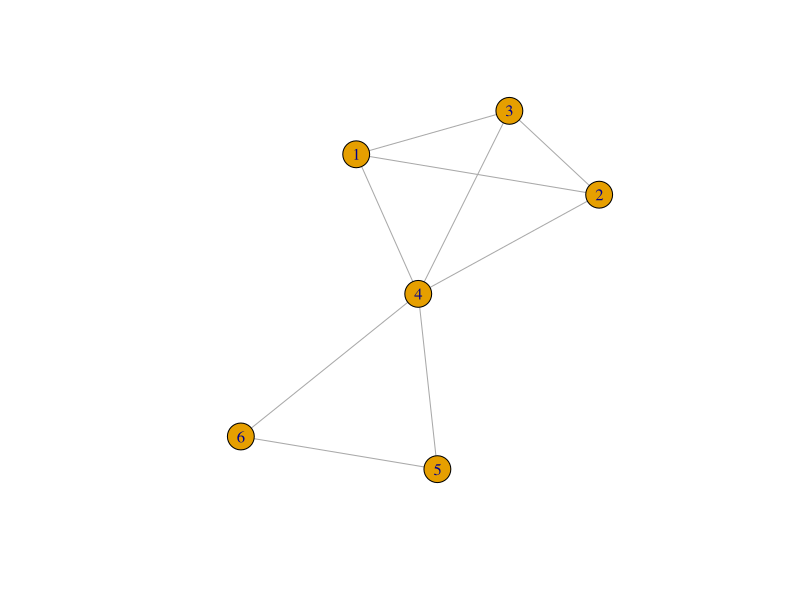
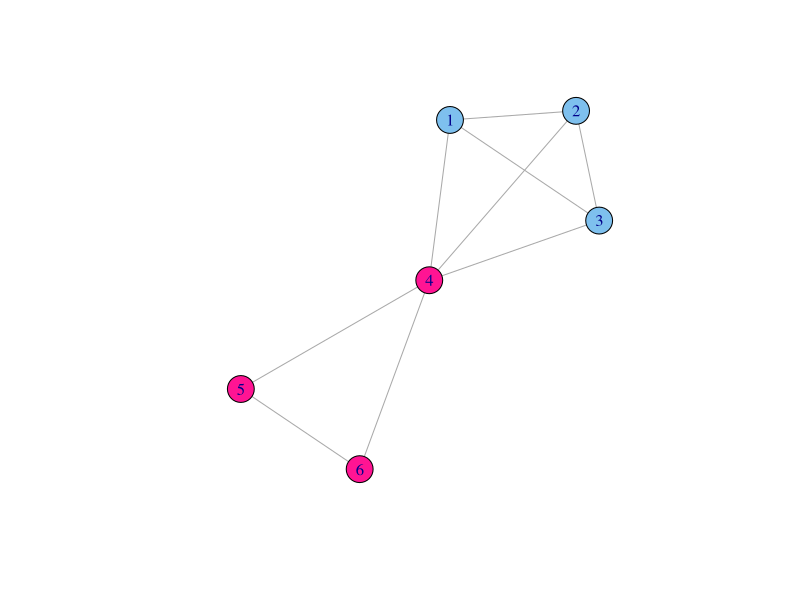
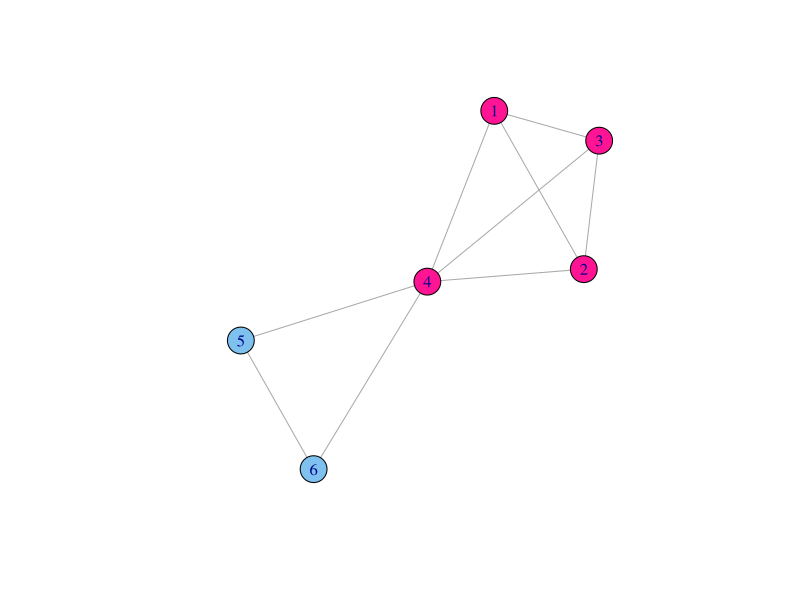
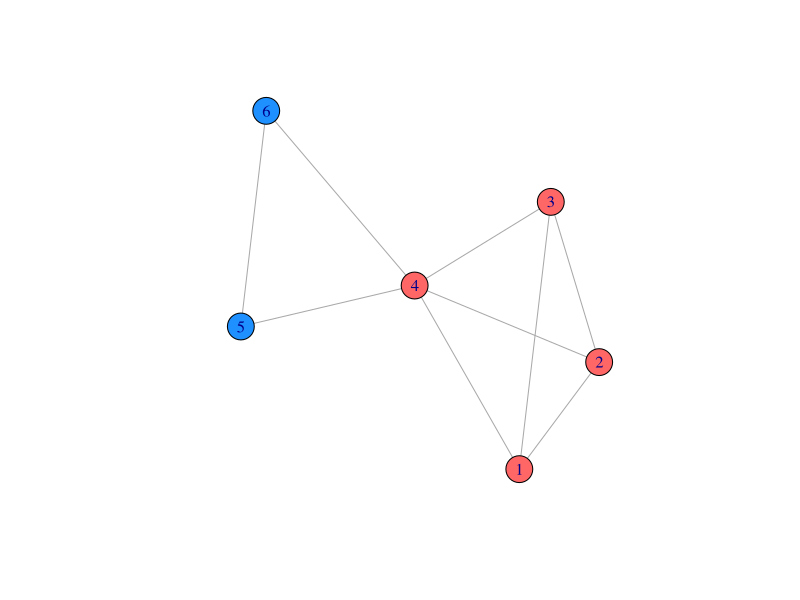

These figures' R source, in order:
## ---- chunk 1
# load igraph and set random seed
library(igraph)
set.seed(1)

# adj matrix with two cliques
adj.matrix = matrix(0, 6, 6)
adj.matrix[0:4,0:4] = 1
adj.matrix[3,4] = adj.matrix[4,5] = adj.matrix[4,5] = adj.matrix[4,6] = adj.matrix[5,6] = 1
diag(adj.matrix) = 0

# print adjacency matrix
adj.matrix

# convert to graph
g = graph.adjacency(adj.matrix, mode='undirected')

# plot graph
plot(g)

# find all cliques
g.cliques = maximal.cliques(g)

# plot first clique matched
V(g)$color = ifelse(V(g) %in% g.cliques[[1]], '#FF1493', '#7EC0EE')
plot(g)

# plot second clique matched
V(g)$color = ifelse(V(g) %in% g.cliques[[2]], '#FF1493', '#7EC0EE')
plot(g)
## ---- chunk 2
g.kcores = graph.coreness(g)

# color 3-cores orange
V(g)$color = ifelse(g.kcores == 3, '#FF6666', '#1E90FF')
plot(g)
